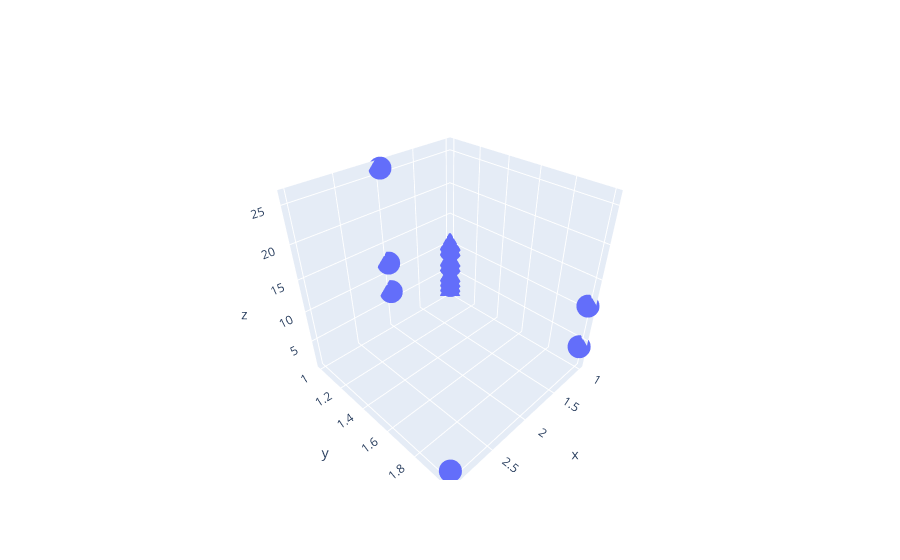

Notebook source saved alongside this figure:
### Code cell
import plotly.graph_objects as go
import numpy as np

# Helix equation

x, y, z = sim.rod_array[:,0],sim.rod_array[:,1],sim.rod_array[:,2]

fig = go.Figure(data=[go.Scatter3d(x=x, y=y, z=z,
                                   mode='markers')])
fig.show()

### Figure 1 — Plotly figure (JSON) as saved in the notebook; plotly's stock layout.template omitted (floating-point values rounded to 4 significant figures)
{"data": [{"mode": "markers", "type": "scatter3d", "x": [3, 2, 2, 1, 2, 1, 1, 1, 1, 1, 1, 1, 1, 1, 1, 1, 1, 1, 1, 1, 1, 1, 1, 1], "y": [2, 1, 1, 2, 1, 1, 2, 1, 1, 1, 1, 1, 1, 1, 1, 1, 1, 1, 1, 1, 1, 1, 1, 1], "z": [2, 7, 26, 4, 12, 2, 11, 1, 2, 9, 2, 1, 3, 3, 1, 10, 4, 1, 1, 6, 3, 10, 2, 7]}], "layout": {}}
